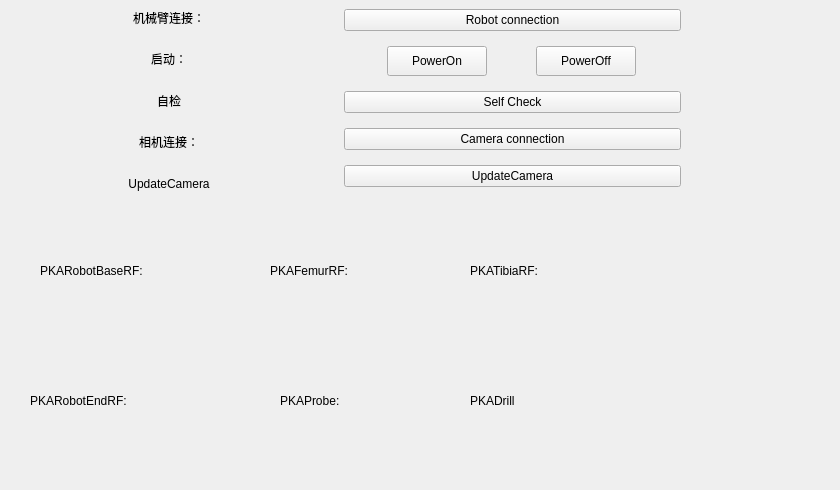
     <widget class="QWidget" name="widget">
      <attribute name="title">
       <string>设备连接</string>
      </attribute>
      <widget class="QWidget" name="horizontalLayoutWidget">
       <property name="geometry">
        <rect>
         <x>0</x>
         <y>0</y>
         <width>681</width>
         <height>201</height>
        </rect>
       </property>
       <layout class="QHBoxLayout" name="horizontalLayout_4">
        <item>
         <layout class="QVBoxLayout" name="verticalLayout_4">
          <item>
           <widget class="QLabel" name="ConnectRobotTextLabel">
            <property name="text">
             <string>机械臂连接：</string>
            </property>
            <property name="alignment">
             <set>Qt::AlignCenter</set>
            </property>
           </widget>
          </item>
          <item>
           <widget class="QLabel" name="PowerOnTextLabel">
            <property name="text">
             <string>启动：</string>
            </property>
            <property name="alignment">
             <set>Qt::AlignCenter</set>
            </property>
           </widget>
          </item>
          <item>
           <widget class="QLabel" name="PowerOffTextLabel">
            <property name="text">
             <string>自检</string>
            </property>
            <property name="alignment">
             <set>Qt::AlignCenter</set>
            </property>
           </widget>
          </item>
          <item>
           <widget class="QLabel" name="ConnectCameraTextLabel">
            <property name="text">
             <string>相机连接：</string>
            </property>
            <property name="alignment">
             <set>Qt::AlignCenter</set>
            </property>
           </widget>
          </item>
          <item>
           <widget class="QLabel" name="label_35">
            <property name="text">
             <string>UpdateCamera</string>
            </property>
            <property name="alignment">
             <set>Qt::AlignCenter</set>
            </property>
           </widget>
          </item>
         </layout>
        </item>
        <item>
         <layout class="QVBoxLayout" name="verticalLayout_3">
          <property name="leftMargin">
           <number>0</number>
          </property>
          <item>
           <widget class="QPushButton" name="ConnectKukaBtn">
            <property name="text">
             <string>Robot connection</string>
            </property>
           </widget>
          </item>
          <item>
           <layout class="QHBoxLayout" name="horizontalLayout_63">
            <property name="sizeConstraint">
             <enum>QLayout::SetNoConstraint</enum>
            </property>
            <item>
             <widget class="QPushButton" name="PowerOnBtn">
              <property name="maximumSize">
               <size>
                <width>100</width>
                <height>30</height>
               </size>
              </property>
              <property name="text">
               <string>PowerOn</string>
              </property>
             </widget>
            </item>
            <item>
             <widget class="QPushButton" name="PowerOffBtn">
              <property name="maximumSize">
               <size>
                <width>100</width>
                <height>30</height>
               </size>
              </property>
              <property name="text">
               <string>PowerOff</string>
              </property>
             </widget>
            </item>
           </layout>
          </item>
          <item>
           <widget class="QPushButton" name="SelfCheckBtn">
            <property name="text">
             <string>Self Check</string>
            </property>
           </widget>
          </item>
          <item>
           <widget class="QPushButton" name="ConnectNDIBtn">
            <property name="text">
             <string>Camera connection</string>
            </property>
           </widget>
          </item>
          <item>
           <widget class="QPushButton" name="UpdateCameraBtn">
            <property name="text">
             <string>UpdateCamera</string>
            </property>
           </widget>
          </item>
         </layout>
        </item>
       </layout>
      </widget>
      <widget class="QWidget" name="widget_2" native="true">
       <property name="geometry">
        <rect>
         <x>20</x>
         <y>220</y>
         <width>811</width>
         <height>261</height>
        </rect>
       </property>
       <widget class="QWidget" name="horizontalLayoutWidget_13">
        <property name="geometry">
         <rect>
          <x>20</x>
          <y>10</y>
          <width>224</width>
          <height>82</height>
         </rect>
        </property>
        <layout class="QHBoxLayout" name="horizontalLayout_27">
         <item>
          <widget class="QLabel" name="label_30">
           <property name="text">
            <string>PKARobotBaseRF:</string>
           </property>
          </widget>
         </item>
         <item>
          <widget class="QLabel" name="PKARobotBaseRF">
           <property name="sizePolicy">
            <sizepolicy hsizetype="Fixed" vsizetype="Fixed">
             <horstretch>0</horstretch>
             <verstretch>0</verstretch>
            </sizepolicy>
           </property>
           <property name="minimumSize">
            <size>
             <width>80</width>
             <height>80</height>
            </size>
           </property>
           <property name="text">
            <string/>
           </property>
          </widget>
         </item>
        </layout>
       </widget>
       <widget class="QWidget" name="horizontalLayoutWidget_14">
        <property name="geometry">
         <rect>
          <x>10</x>
          <y>140</y>
          <width>215</width>
          <height>82</height>
         </rect>
        </property>
        <layout class="QHBoxLayout" name="horizontalLayout_28">
         <item>
          <widget class="QLabel" name="label_31">
           <property name="text">
            <string>PKARobotEndRF:</string>
           </property>
          </widget>
         </item>
         <item>
          <widget class="QLabel" name="PKARobotEndRF">
           <property name="minimumSize">
            <size>
             <width>80</width>
             <height>80</height>
            </size>
           </property>
           <property name="text">
            <string/>
           </property>
          </widget>
         </item>
        </layout>
       </widget>
       <widget class="QWidget" name="horizontalLayoutWidget_15">
        <property name="geometry">
         <rect>
          <x>250</x>
          <y>10</y>
          <width>188</width>
          <height>82</height>
         </rect>
        </property>
        <layout class="QHBoxLayout" name="horizontalLayout_29">
         <item>
          <widget class="QLabel" name="label_32">
           <property name="text">
            <string>PKAFemurRF:</string>
           </property>
          </widget>
         </item>
         <item>
          <widget class="QLabel" name="PKAFemurRF">
           <property name="sizePolicy">
            <sizepolicy hsizetype="Expanding" vsizetype="Preferred">
             <horstretch>0</horstretch>
             <verstretch>0</verstretch>
            </sizepolicy>
           </property>
           <property name="minimumSize">
            <size>
             <width>80</width>
             <height>80</height>
            </size>
           </property>
           <property name="text">
            <string/>
           </property>
          </widget>
         </item>
        </layout>
       </widget>
       <widget class="QWidget" name="horizontalLayoutWidget_16">
        <property name="geometry">
         <rect>
          <x>260</x>
          <y>140</y>
          <width>170</width>
          <height>82</height>
         </rect>
        </property>
        <layout class="QHBoxLayout" name="horizontalLayout_30">
         <item>
          <widget class="QLabel" name="label_34">
           <property name="text">
            <string>PKAProbe:</string>
           </property>
          </widget>
         </item>
         <item>
          <widget class="QLabel" name="PKAProbe">
           <property name="minimumSize">
            <size>
             <width>80</width>
             <height>80</height>
            </size>
           </property>
           <property name="text">
            <string/>
           </property>
          </widget>
         </item>
        </layout>
       </widget>
       <widget class="QWidget" name="horizontalLayoutWidget_17">
        <property name="geometry">
         <rect>
          <x>450</x>
          <y>10</y>
          <width>188</width>
          <height>82</height>
         </rect>
        </property>
        <layout class="QHBoxLayout" name="horizontalLayout_31">
         <item>
          <widget class="QLabel" name="label_33">
           <property name="text">
            <string>PKATibiaRF:</string>
           </property>
          </widget>
         </item>
         <item>
          <widget class="QLabel" name="PKATibiaRF">
           <property name="sizePolicy">
            <sizepolicy hsizetype="Expanding" vsizetype="Preferred">
             <horstretch>0</horstretch>
             <verstretch>0</verstretch>
            </sizepolicy>
           </property>
           <property name="minimumSize">
            <size>
             <width>80</width>
             <height>80</height>
            </size>
           </property>
           <property name="text">
            <string/>
           </property>
          </widget>
         </item>
        </layout>
       </widget>
       <widget class="QWidget" name="horizontalLayoutWidget_9">
        <property name="geometry">
         <rect>
          <x>450</x>
          <y>140</y>
          <width>301</width>
          <height>82</height>
         </rect>
        </property>
        <layout class="QHBoxLayout" name="horizontalLayout_32">
         <item>
          <widget class="QLabel" name="label_37">
           <property name="sizePolicy">
            <sizepolicy hsizetype="Fixed" vsizetype="Preferred">
             <horstretch>0</horstretch>
             <verstretch>0</verstretch>
            </sizepolicy>
           </property>
           <property name="text">
            <string>PKADrill</string>
           </property>
          </widget>
         </item>
         <item>
          <widget class="QLabel" name="PKADrill">
           <property name="sizePolicy">
            <sizepolicy hsizetype="Expanding" vsizetype="Preferred">
             <horstretch>0</horstretch>
             <verstretch>0</verstretch>
            </sizepolicy>
           </property>
           <property name="minimumSize">
            <size>
             <width>80</width>
             <height>80</height>
            </size>
           </property>
           <property name="text">
            <string/>
           </property>
          </widget>
         </item>
        </layout>
       </widget>
      </widget>
     </widget>
